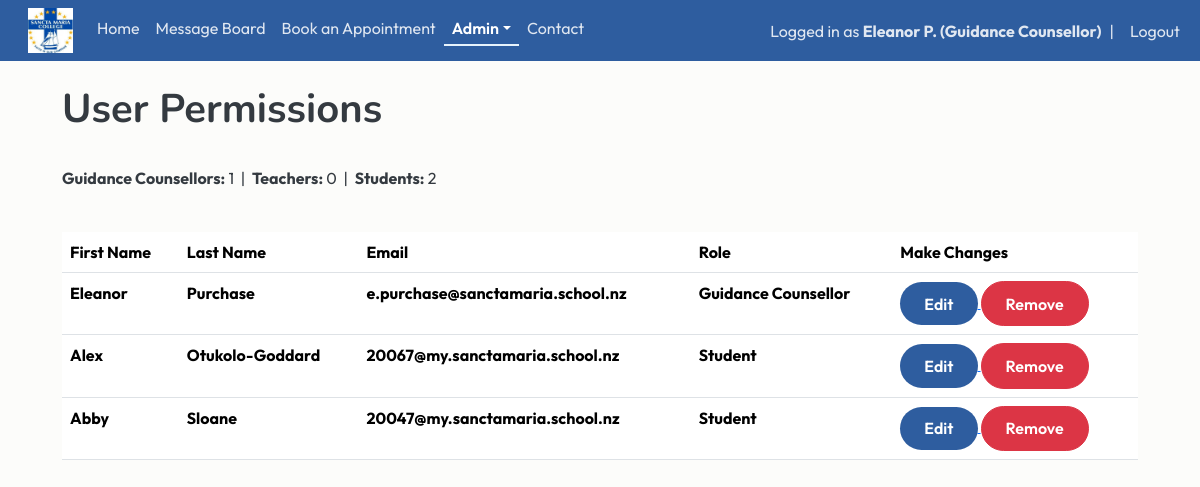
The app's page /permissions (signed in), older data.
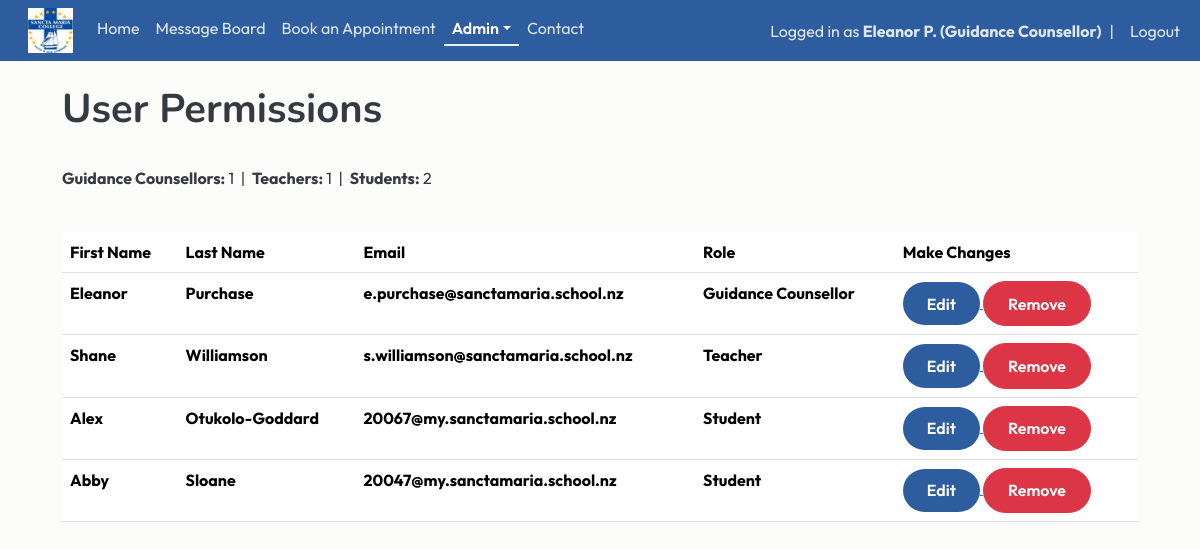
The same page, newer data.
### website/models.py (models this page shows)
class User(db.Model, UserMixin):
    id = db.Column(db.Integer, primary_key=True)
    email = db.Column(db.String(150), unique=True)
    fname = db.Column(db.String(20))
    lname = db.Column(db.String(20))
    username = db.Column(db.String(150), unique=True)
    role = db.Column(db.String(150))
    password = db.Column(db.String(150))
    date_created = db.Column(db.DateTime(timezone=True), default=func.now())
    posts = db.relationship('Post', backref='user', passive_deletes=True)
    comments = db.relationship('Comment', backref='user', passive_deletes=True)
    likes = db.relationship('Like', backref='user', passive_deletes=True)
    appointments = db.relationship('Appointment', foreign_keys="Appointment.counsellor_id", back_populates="counsellor")

### website/views.py (the view)
@views.route("/permissions")
@login_required
def permissions():
    if current_user.role != "Guidance Counsellor":
        flash("Access Denied", category='error')
        return redirect(url_for('views.home'))
    users = User.query.all()
    role_order = {"Guidance Counsellor": 1, "Teacher": 2, "Student": 3}
    users.sort(key=lambda u: (role_order.get(u.role, 99), u.lname.lower(), u.fname.lower()))
    counsellor_count = sum(1 for user in users if user.role == "Guidance Counsellor")
    teacher_count = sum(1 for user in users if user.role == "Teacher")
    student_count = sum(1 for user in users if user.role == "Student")
    return render_template("permissions.html", user=current_user, users=users, counsellor_count=counsellor_count, teacher_count=teacher_count, student_count=student_count)

### website/__init__.py (called while the page is built)
def create_app():
    app = Flask(__name__)
    app.config['SECRET_KEY'] = "DQiAlMIU5u5eeLDw4KPMHx4d"
    app.config['SQLALCHEMY_DATABASE_URI'] = f'sqlite:///{DB_NAME}'
    db.init_app(app)
    from .views import views
    from .auth import auth
    app.register_blueprint(views, url_prefix="/")
    app.register_blueprint(auth, url_prefix="/")
    from .models import User, Post
    with app.app_context():
        db.create_all()
    login_manager = LoginManager()
    login_manager.login_view = "auth.login"
    login_manager.init_app(app)
    @login_manager.user_loader
    def load_user(id):
        return User.query.get(int(id))
    return app

### website/templates/permissions.html
 {% extends "template.html" %} {% block title %} User Permissions {% endblock %}
  {% block content %}
  <div class="container">
    <br/>
    <h1>{% block header %} User Permissions {% endblock %}</h1>
    <br/>
        <p>
            <strong>Guidance Counsellors:</strong> {{ counsellor_count }}
            &nbsp;|&nbsp;
            <strong>Teachers:</strong> {{ teacher_count }}
            &nbsp;|&nbsp;
            <strong>Students:</strong> {{ student_count }}
        </p>
        <br/>
    <table class="table table-hover">
            <tr>
                <th>First Name</th>
                <th>Last Name</th>
                <th>Email</th>
                <th>Role</th>
                <th>Make Changes</th>
            </tr>
            {% for user in users %}
            <tr>
                <th>{{user.fname}}</th>
                <th>{{user.lname}}</th>
                <th>{{user.email}}</th>
                <th>{{user.role}}</th>
                <th>
                    <a href="/update-user/{{user.id}}">
                        <button  type="button" class="btn btn-primary">Edit</button>
                    </a>
                    <a href="/delete-user/{{user.id}}">
                        <button  type="button" class="btn btn-danger">Remove</button>
                    </a>
                </th>
            </tr>
            {% endfor %}
        </table>
  </div>
  {% endblock %}

### website/templates/template.html (shortened to what this page needs)
<!DOCTYPE html>
<html>
    <head>
        <link href="https://cdn.jsdelivr.net/npm/bootstrap@5.3.8/dist/css/bootstrap.min.css" rel="stylesheet">
        <link rel="stylesheet" type="text/css" href="{{ url_for('static', filename='main.css') }}">
    </head>
    <body>
        <nav class="navbar navbar-expand-lg">
            <div class="container-fluid">
              <div class="collapse navbar-collapse" id="navbarSupportedContent">
                <ul class="navbar-nav me-auto mb-2 mb-lg-0">
                  <li class="nav-item">
                      <a class="navbar-brand" href="/home">
                          <img src="{{ url_for('static', filename='img/schoollogo.jpg') }}" width="45px" height="45px">
                      </a>
                  </li>
                  <li class="nav-item">
                      <a class="nav-link {% if request.path == '/home' %}active{% endif %}" href="/home">Home</a>
                  </li>
                  {% if user.is_authenticated %}
                  <li class="nav-item">
                    <a class="nav-link {% if request.path == '/blog' %}active{% endif %}" href="/blog">Message Board</a>
                  </li>
                  <li class="nav-item">
                      <a class="nav-link {% if request.path == '/book-appointment' %}active{% endif %}" href="/book-appointment">Book an Appointment</a>
                  </li>
                  {% if current_user.role == "Guidance Counsellor" %}
                  <li class="nav-item dropdown">
                    <a class="nav-link dropdown-toggle {% if request.path in ['/notifications', '/permissions'] %}active{% endif %}" href="#" role="button" data-bs-toggle="dropdown" aria-expanded="false">Admin</a>
                  </li>
                  {% endif %}
                  {% endif %}
                  <li class="nav-item">
                      <a class="nav-link {% if request.path == '/contact' %}active{% endif %}" href="/contact">Contact</a>
                  </li>
                </ul>
                <ul class="navbar-nav ms-auto align-items-center">
                {% if user.is_authenticated %}
                <li class="nav-item">
                    <span class="navbar-text">
                        Logged in as <strong>{{ user.fname }} {{ user.lname[0] }}. ({{ user.role }})</strong>
                    </span>
                </li>
                <li class="nav-item mx-2">
                    <span class="navbar-text">|</span>
                </li>
                <li class="nav-item">
                    <a class="nav-link py-0" href="/logout">Logout</a>
                </li>
                {% endif %}
                </ul>
              </div>
            </div>
          </nav>
        <main>{% block content %} {% endblock %}</main>
      </body>
</html>

Row changes from the older to the newer data that the page shows:
added User: fname "Shane", lname "Williamson", email "s.williamson@sanctamaria.school.nz", role "Teacher"
Text that changed along with them:
{{ teacher_count }}: "0" → "1"
